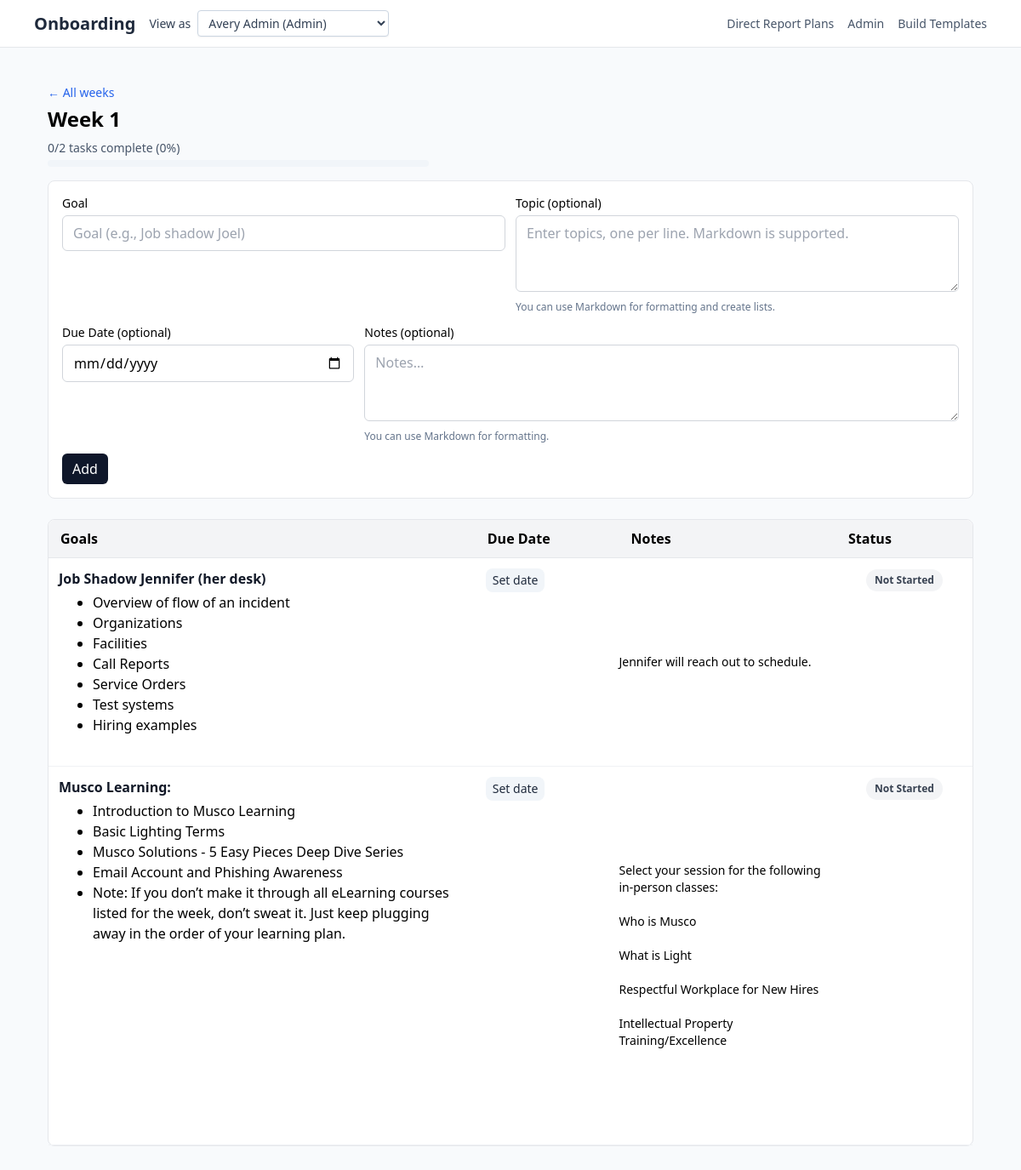
The app's page /weeks/1 with its own data.
### Onboarding/models.py (models this page shows, shortened)
class Week(db.Model):
    __tablename__ = "weeks"
    id = db.Column(db.Integer, primary_key=True)
    title = db.Column(db.String(255), nullable=False, default="Week")
    start_date = db.Column(db.Date, nullable=True)
    end_date = db.Column(db.Date, nullable=True)
    owner_user_id = db.Column(db.Integer, nullable=True)
    manager_user_id = db.Column(db.Integer, nullable=True)
    onboarding_plan_id = db.Column(
        db.Integer, db.ForeignKey("onboarding_plans.id"), nullable=True
    )
    onboarding_plan = db.relationship("OnboardingPlan", back_populates="weeks")
    tasks = db.relationship(
        "Task",
        back_populates="week",
        lazy="selectin",
        cascade="all, delete-orphan",
        order_by="Task.sort_order.asc().nullsfirst(), Task.id.asc()",
    )

class Task(db.Model):
    __tablename__ = "tasks"
    id = db.Column(db.Integer, primary_key=True)
    week_id = db.Column(db.Integer, db.ForeignKey("weeks.id"), nullable=False)
    week = db.relationship("Week", back_populates="tasks")
    title = db.Column(db.String(255), nullable=True)
    goal = db.Column(db.String(255), nullable=True)
    topic = db.Column(db.Text, nullable=True)
    due_date = db.Column(db.Date, nullable=True)  # <-- add this
    status = db.Column(
        db.String(32), nullable=False, default=StatusEnum.NOT_STARTED.value
    )
    notes = db.Column(db.Text, nullable=False, default="")
    sort_order = db.Column(db.Integer, nullable=True)
    def is_complete(self):
        return self.status == StatusEnum.COMPLETE.value

### app.py (the view)
@app.get("/weeks/<int:week_id>")
def week_detail(week_id: int):
    user = optional_current_user()
    if _has_header_principal():
        w = Week.query.options(selectinload(Week.tasks)).get(week_id)
        if not w:
            abort(404)
        ensure_week_access(get_current_principal(), w)
    else:
        if user is None:
            abort(404, description="No users available")
        w = ensure_week_for_user(week_id, user)
    tasks = (
        Task.query.filter_by(week_id=w.id)
        .order_by(Task.sort_order.asc(), Task.id.asc())
        .all()
    )
    return render_template(
        "week_detail.html",
        w=w,
        tasks=tasks,
        user=user or {"role": "guest"},
        progress=week_progress(w),
    )

### Onboarding/policy.py (called while the page is built, shortened)
def can_access_week(principal: Principal, week: Week) -> bool:
    role = principal.normalized_role()
    if role == "admin":
        return True

def ensure_week_access(principal: Principal, week: Week) -> None:
    if not can_access_week(principal, week):
        abort(403)

    def normalized_role(self) -> str:
        return (self.role or "").lower()

### app.py (called while the page is built, shortened)
def current_user() -> User:
    email = (
        request.headers.get("X-User-Email")
        or request.args.get("as_user")
        or session.get("as_user")
    )
    query = User.query.options(selectinload(User.onboarding_plan))
    user = query.order_by(User.id.asc()).first()
    if not user:
        abort(404, description="No users available")
    return user

def optional_current_user() -> User | None:
    try:
        return current_user()
    except Exception:
        return None

def resolve_principal(user: User) -> Principal:
    if "X-User-Role" in request.headers or "X-User-Id" in request.headers:
        return get_current_principal()
    return Principal(user_id=user.id, role=user.role)

def ensure_week_for_user(week_id: int, user: User) -> Week:
    week = Week.query.options(selectinload(Week.tasks)).get(week_id)
    if not week:
        abort(404)
    ensure_week_access(resolve_principal(user), week)
    return week

def render_markdown(text: str | None) -> str:
    if not text:
        return ""
    html = md.render(text.strip())
    allowed_tags = [
        "a",
        "p",
        "br",
        "strong",
        "em",
        "ul",
        "ol",
        "li",
        "code",
        "pre",
        "u",
    ]
    allowed_attrs = {"a": ["href", "title", "target"]}
    clean_html = bleach.clean(
        html, tags=allowed_tags, attributes=allowed_attrs, strip=True
    )
    return clean_html

@app.context_processor
def inject_markdown_renderer():
    return dict(render_markdown=render_markdown)

@app.context_processor
def inject_user():
    u = session.get("user")
    return {"user": u or {"role": "guest"}}

@app.context_processor
def inject_user_switcher():
    users = User.query.order_by(User.role.asc(), User.full_name.asc()).all()
    active_user = None
    try:
        active_user = current_user()
    except Exception:
        active_user = None
    return {
        "switchable_users": users,
        "nav_current_user": active_user,
    }

def _has_header_principal() -> bool:
    return "X-User-Role" in request.headers or "X-User-Id" in request.headers

### templates/week_detail.html (shortened to what this page needs)
{% extends "base.html" %}
{% block content %}
<div class="max-w-7xl mx-auto px-4 py-6">
  <div class="mb-4">
    {% if user is defined and user.id and w.owner_user_id and w.owner_user_id != user.id %}
    <a href="{{ url_for('weeks', view_user_id=w.owner_user_id) }}" class="text-sm text-blue-600 hover:underline">&larr; All weeks</a>
    {% else %}
    <a href="{{ url_for('weeks') }}" class="text-sm text-blue-600 hover:underline">&larr; All weeks</a>
    {% endif %}
    <h1 class="text-2xl font-semibold mt-1">{{ w.title }}</h1>
    {% if progress and progress.total > 0 %}
    <div class="mt-2 max-w-md">
      <div class="flex items-center justify-between text-sm text-slate-600 mb-1">
        <span>{{ progress.done }}/{{ progress.total }} tasks complete ({{ progress.percent }}%)</span>
      </div>
      <div class="w-full bg-slate-100 rounded-full h-2">
      </div>
    </div>
    {% endif %}
  </div>
  <div class="bg-white border border-gray-200 rounded-lg p-4 mb-6">
    <form action="{{ url_for('add_task', week_id=w.id) }}" method="post" class="space-y-3">
      <div class="grid grid-cols-1 md:grid-cols-2 gap-3">
        <div>
          <label for="goal" class="block text-sm font-medium mb-1">Goal</label>
          <input id="goal" name="goal" type="text" required
                 placeholder="Goal (e.g., Job shadow Joel)"
                 class="w-full border border-gray-300 rounded-md px-3 py-2">
        </div>
        <div>
          <label for="topic" class="block text-sm font-medium mb-1">Topic (optional)</label>
          <textarea id="topic-textarea" name="topic"
                 placeholder="Enter topics, one per line. Markdown is supported."
                 class="w-full border border-gray-300 rounded-md px-3 py-2"
                 rows="3"></textarea>
          <p class="text-xs text-slate-500 mt-1">You can use Markdown for formatting and create lists.</p>
        </div>
      </div>
      <div class="grid grid-cols-1 md:grid-cols-3 gap-3">
        <div>
          <label for="due_date" class="block text-sm font-medium mb-1">Due Date (optional)</label>
          <input id="due_date" name="due_date" type="date"
                 class="w-full border border-gray-300 rounded-md px-3 py-2">
        </div>
        <div class="md:col-span-2">
          <label for="notes" class="block text-sm font-medium mb-1">Notes (optional)</label>
          <textarea id="notes-textarea" name="notes" placeholder="Notes…"
                 class="w-full border border-gray-300 rounded-md px-3 py-2"
                 rows="3"></textarea>
          <p class="text-xs text-slate-500 mt-1">You can use Markdown for formatting.</p>
        </div>
      </div>
      <div>
        <button type="submit" class="btn btn-primary">Add</button>
      </div>
    </form>
  </div>
  <div class="bg-white border border-gray-200 rounded-lg">
    <table class="table">
      <thead>
        <tr>
          <th class="w-1/2">Goals</th>
          <th class="w-1/6">Due Date</th>
          <th class="w-1/4">Notes</th>
          <th class="text-center w-[240px]">Status</th>
        </tr>
      </thead>
      <tbody>
        {% for t in tasks or w.tasks %}
        <tr class="align-top" id="task-{{ t.id }}">
          <td class="col-goal">
            <div class="goal-title text-black font-bold">
              {{ t.goal or t.title or t.name }}
            </div>
            {% macro clean(s) -%}
              {{- s.replace('Topic:', '').replace('topic:', '').strip(' :') -}}
            {%- endmacro %}
            {% set raw_topics = t.topic or t.topics %}
            {% if raw_topics %}
              {% set pieces = raw_topics.split('\n') if '\n' in raw_topics else raw_topics.split(';') %}
              {% set cleaned = [] %}
              {% for p in pieces %}
                {% set itm = clean(p.strip()) %}
                {% if itm %}{% set _ = cleaned.append(itm) %}{% endif %}
              {% endfor %}
              {% if cleaned|length > 1 %}
                <ul class="goal-topic list-disc pl-5 mt-1 prose">
                  {% for item in cleaned %}
                    <li>{{ render_markdown(item) | safe }}</li>
                  {% endfor %}
                </ul>
              {% elif cleaned|length == 1 %}
                <div class="goal-topic mt-1 text-muted prose">{{ render_markdown(cleaned[0]) | safe }}</div>
              {% endif %}
            {% endif %}
          </td>
          <td>
            {% include "_task_date_display.html" %}
          </td>
          <td
            class="notes-text"
            hx-get="{{ url_for('edit_notes_form', task_id=t.id) }}"
            hx-target="closest td"
            hx-swap="innerHTML"
            title="Click to edit notes"
          >
            {% include "_task_notes_display.html" %}
          </td>
          <td class="text-center min-w-40">
            {% include "_task_status_display.html" %}
          </td>
        </tr>
        {% else %}
        <tr><td colspan="4" class="text-muted">No tasks yet. Add one above.</td></tr>
        {% endfor %}
      </tbody>
    </table>
  </div>
</div>
{% endblock %}

### templates/_task_date_display.html
<div
  class="inline-flex items-center gap-2 cursor-pointer"
  hx-get="{{ url_for('edit_date_form', task_id=t.id, as_user=user.email) }}"
  hx-target="closest td"
  hx-swap="innerHTML"
  aria-label="Edit due date"
  title="Click to change due date"
  tabindex="0"
>
  <span class="inline-block px-2 py-1 rounded-lg text-sm bg-slate-100 text-slate-800">
    {{ t.formatted_due_date() if t.due_date else "Set date" }}
  </span>
</div>

### templates/_task_notes_display.html
<div
  class="notes-display whitespace-pre-wrap text-sm cursor-pointer prose"
  hx-get="{{ url_for('edit_notes_form', task_id=t.id, as_user=user.email) }}"
  hx-target="closest td"
  hx-swap="innerHTML"
  title="Click to edit notes"
>
  {% if t.notes %}
    {{ render_markdown(t.notes) | safe }}
  {% else %}
    <span class="text-slate-400 italic">Click to add notes</span>
  {% endif %}
</div>

### templates/_task_status_display.html
{% set s = (t.status or 'Not Started') %}
<div
  class="inline-block cursor-pointer"
  hx-get="{{ url_for('edit_status_form', task_id=t.id, as_user=user.email) }}"
  hx-target="closest td"
  hx-swap="innerHTML"
  title="Click to change status"
>
  <span class="badge
               {% if s == 'Complete' %}badge-green
               {% elif s == 'In Progress' %}badge-blue
               {% else %}badge-gray{% endif %}">
    {{ s }}
  </span>
</div>

### Onboarding/static/site.css (style rules this page uses)
textarea { resize: vertical; }
.table { width: 100%; border-collapse: separate; border-spacing: 0; }
.table thead tr { background: #f3f4f6; }
.table thead th { text-align: left; vertical-align: middle; font-weight: 700; padding: 12px 14px; border-bottom: 1px solid #e5e7eb; line-height: 1.25rem; }
.table thead th:first-child { border-top-left-radius: 8px; }
.table thead th:last-child { border-top-right-radius: 8px; }
.table tbody td { padding: 12px; border-bottom: 1px solid #f0f2f5; vertical-align: top; }
.align-top { vertical-align: top; }
.goal-title { font-weight: 700 !important; color: #111827 !important; margin-bottom: 2px; }
.goal-topic { margin-top: 4px; margin-left: 25; list-style-position: outside; }
.notes-text { white-space: pre-wrap; text-align: left; vertical-align: top; padding-top: 8px; }
.table tbody td.notes-text { vertical-align: top !important; text-align: left !important; padding-top: 8px; }
.table tbody td.notes-text .notes-display { display: block !important; width: 100% !important; margin: 0 !important; text-align: left !important; white-space: pre-wrap !important; }
.table tbody td.notes-text { vertical-align: top !important; text-align: left !important; padding: 4px 0 !important; }
.badge { display: inline-block; padding: 4px 10px; border-radius: 9999px; font-size: 12px; font-weight: 600; }
.badge-gray { background: #f3f4f6; color: #374151; }
.btn { display: inline-block; padding: 6px 12px; border-radius: 6px; border: 0; cursor: pointer; text-align: center; vertical-align: middle; }
.btn-primary { background: #0f172a; color: #fff; }
.goal-title, .table tbody td .goal-title { color: #111827 !important; font-weight: 700 !important; }
.table tbody td .goal-topic { padding-left: 40px !important; margin-left: 0 !important; }
.table tbody td .goal-topic.list-disc { list-style-position: outside; }

### records on screen
Week: title "Week 1"
Task: goal "Job Shadow Jennifer (her desk)", replace "Overview of flow of an incident" "Organizations" "Facilities" "Call Reports" "Service Orders" "Test systems" "Hiring examples", due_date "Set date", notes "Jennifer will reach out to schedule.", s "Not Started"
Task: goal "Musco Learning:", replace "Introduction to Musco Learning" "Basic Lighting Terms" "Musco Solutions - 5 Easy Pieces Deep Dive Series" "Email Account and Phishing Awareness" "Note: If you don’t make it through all eLearning courses listed for the week, don’t sweat it. Just keep plugging away in the order of your learning plan.", due_date "Set date", notes "Select your session for the following in-person classes: Who is Musco What is Light Respectful Workplace for New Hires Intellectual Property Training/Excellence", s "Not Started"

### other values on screen
{{ progress.done }} "0"
{{ progress.total }} "2"
{{ progress.percent }} "0"
form field as_user "Avery Admin (Admin)"
